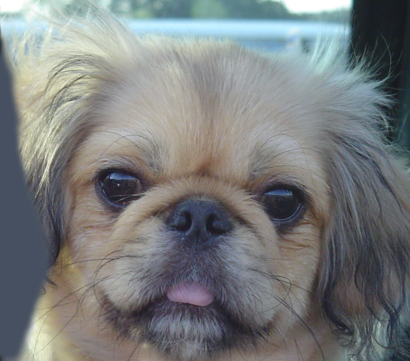
#> input picture Laboratory/lab2/data/dog.bmp, 410 x 361 px
$ jupyter execute --allow-errors 03-hybrid-images-workbook.ipynb
#> lines starting #> are read from the running program, lines starting #| are printed output that depends on the picture
<center>
    <tr>
        <td></img></td>
     </tr>
</center>

# Hybrid images

Faisal Qureshi\
Professor\
Faculty of Science\
Ontario Tech University\
Oshawa ON Canada\
http://vclab.science.ontariotechu.ca

## **Outline**

*   Image pyramids
*   Hybrid images

## **Task**
The goal is to laboratory is to construct hybrid images as suggested by Oliva et al. in their Siggraph 2006 paper [[doi](https://dl.acm.org/doi/10.1145/1141911.1141919)]. A hybrid image is static images which changes as a function of viewing distance. Check out the following image taken from Wikipedia article on hybrid image. View this image from up close. You will read "southeast." Now move away from your monitor. As you get farther away from your display, it reads "northwest." How can that be? This image combines low-frequency component of one image (that reads "northwest") and high-frequency component of the other image (that reads "southeast"). Human visual system picks up high-frequency component up close and is unable to pick high-frequency components from a distance. Therefore, from a distance the text reads "northwest."

<center>
    <tr>
        <td></img></td>
     </tr>
</center>

If you don't feel like moving away from your desk. You can always "simulate" this effect by zooming out the image.

## **Recipe**
Given two images A and B

* Construct laplacian pyramid of image A
* Construct laplacian pyramid of image B
* Construct a new pyramid that takes some levels from A and others from B, recall that different levels of a laplacian pyramid captures signals at different frequencies
* Reconstruct the image from this new pyramid
* Voila<br>

For this to work properly, you will need to fidget how many levels you copy from laplacian pyramid for image A and how many levels you copy from laplacian pyramid for image B. Furthermore, you should pick high-frequency component from images that exhibit higher spatial frequency (i.e., lots of edges and texture).

## **Starter code**
Use the code below to get things going

[cell 1]
import cv2 as cv
import numpy as np
import scipy as sp
from scipy import signal
import matplotlib.pyplot as plt

[cell 2]
img1 = cv.imread('data/dog.bmp')
#> img1 is the input picture: shape (361, 410, 3); mean B, G, R 125, 124.5, 121.2
img1 = cv.cvtColor(img1, cv.COLOR_BGR2GRAY)
#> img1: shape (361, 410)
img1 = cv.resize(img1, (2048, 2048))
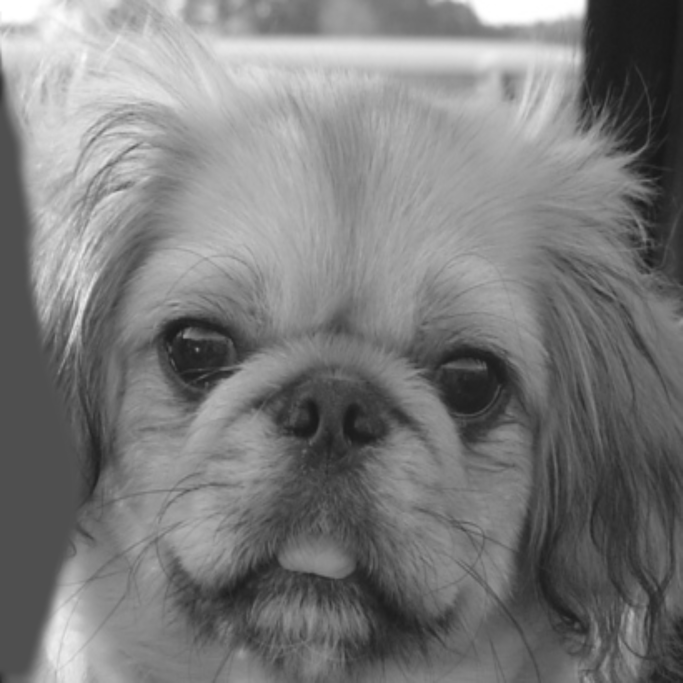
#> img1: shape (2048, 2048) (shown at 1/3 size); min 23, max 255, mean 123.4

img2 = cv.imread('data/cat1.bmp')
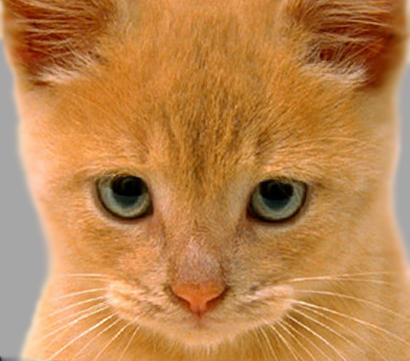
#> input picture Laboratory/lab2/data/cat1.bmp, 410 x 361 px
#> img2 is the input picture: shape (361, 410, 3); mean B, G, R 77.1, 132.5, 188.3
img2 = cv.cvtColor(img2, cv.COLOR_BGR2GRAY)
#> img2: shape (361, 410)
img2 = cv.resize(img2, (2048, 2048))
#> img2: shape (2048, 2048)


plt.figure(figsize=(10,5))
plt.subplot(121)
plt.title('dog')
plt.imshow(img1, cmap='gray')
plt.xticks([])
plt.yticks([]);


plt.subplot(122)
plt.title('cat')
plt.imshow(img2, cmap='gray')
plt.xticks([])
plt.yticks([]);

[cell 3]
# Your solution goes here

#Defining a gaussian blur function for the images - needed for generating laplacian pyramid
def gen_gaussian_pyramid(I, levels):
    G = I.copy()
    gpI = [G]
    for i in range(levels):
        G = cv.pyrDown(G)
        gpI.append(G)
    return gpI

gpdog = gen_gaussian_pyramid(img1, 11)
#> the loop in gen_gaussian_pyramid, `for i in range(levels):` made 11 passes
#> G on passes 10 to 11: [[168, 158], [131, 127]], [146]
#> after the loop in gen_gaussian_pyramid, `for i in range(levels):`: gpI = 12 items
#> gpdog = 12 items
gpcat = gen_gaussian_pyramid(img2, 11)
#> the loop in gen_gaussian_pyramid (call 2), `for i in range(levels):` made 11 passes
#> G on passes 10 to 11: [[136, 132], [151, 138]], [139]
#> pass 2, in gen_gaussian_pyramid (call 2), `G = cv.pyrDown(G)`:
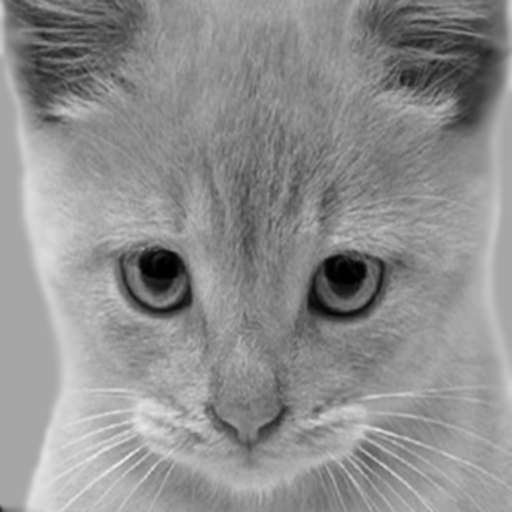
#> G: shape (512, 512); min 0, max 236, mean 142.7
#> gpcat = 12 items


# Defining laplacian blur
def gen_laplacian_pyramid(gpI):
    """gpI is a Gaussian pyramid generated using gen_gaussian_pyramid method found in py file of the same name."""
    num_levels = len(gpI)-1
    lpI = [gpI[num_levels]]
    for i in range(num_levels,0,-1):
        GE = cv.pyrUp(gpI[i])
        L = cv.subtract(gpI[i-1],GE)
        lpI.append(L)
    return lpI


# Step 1 - generate laplacian pyramid for dog and cat
lpdog = gen_laplacian_pyramid(gpdog)
#> in gen_laplacian_pyramid, `num_levels = len(gpI)-1`: num_levels = 11
#> in gen_laplacian_pyramid, `lpI = [gpI[num_levels]]`: lpI = [[146]]
#> the loop in gen_laplacian_pyramid, `for i in range(num_levels,0,-1):` made 11 passes
#> (GE, L) on pass 1: ([[146, 146], [146, 146]], [[22, 12], [0, 0]])
#> after the loop in gen_laplacian_pyramid, `for i in range(num_levels,0,-1):`: lpI = 12 items
#> lpdog = 12 items
lpcat = gen_laplacian_pyramid(gpcat)
#> the loop in gen_laplacian_pyramid (call 2), `for i in range(num_levels,0,-1):` made 11 passes
#> (GE, L) on pass 1: ([[139, 139], [139, 139]], [[0, 0], [12, 0]])
#> L on pass 2: [[0, 0, 4, 0], [4, 0, 0, 0], [24, 6, 0, 0], [28, 17, 0, 3]]
#> lpcat = 12 items

[cell 4]
# Step 2 - Constructing new pyramid from pyramid levels of pictures 1 and 2, under the assumption that there are 11 levels
def construct_hybrid_pyramid(img1, img2, level_range):
    LS = []
    level = 0
    for l1, l2 in zip(img1, img2):
        if(level > level_range):
            LS.append(l2)
        else:
            LS.append(l1)
        level = level+1
    return LS

# Step 3 - Reconstructing new image from new pyramid
def reconstruct_from_laplacian_pyramid(lp):
    num_levels = len(lp)
    ls_ = lp[0]
    for i in range(1,num_levels):
        ls_ = cv.pyrUp(ls_)
        ls_ = cv.add(ls_, lp[i])
    return ls_


hp_cd = construct_hybrid_pyramid(lpdog, lpcat,6)
#> the loop in construct_hybrid_pyramid, `for l1, l2 in zip(img1, img2):` made 12 passes
#> (l1, l2) on passes 1 to 2: ([146], [139]), ([[22, 12], [0, 0]], [[0, 0], [12, 0]])
#> after the loop in construct_hybrid_pyramid, `for l1, l2 in zip(img1, img2):`: level = 12
#> hp_cd = 12 items
cat_dog = reconstruct_from_laplacian_pyramid(hp_cd)
#> in reconstruct_from_laplacian_pyramid, `num_levels = len(lp)`: num_levels = 12
#> in reconstruct_from_laplacian_pyramid, `ls_ = lp[0]`: ls_ = [146]
#> the loop in reconstruct_from_laplacian_pyramid, `for i in range(1,num_levels):` made 11 passes
#> ls_ on pass 1: [[168, 158], [146, 146]]
#> after the loop in reconstruct_from_laplacian_pyramid, `for i in range(1,num_levels):`:
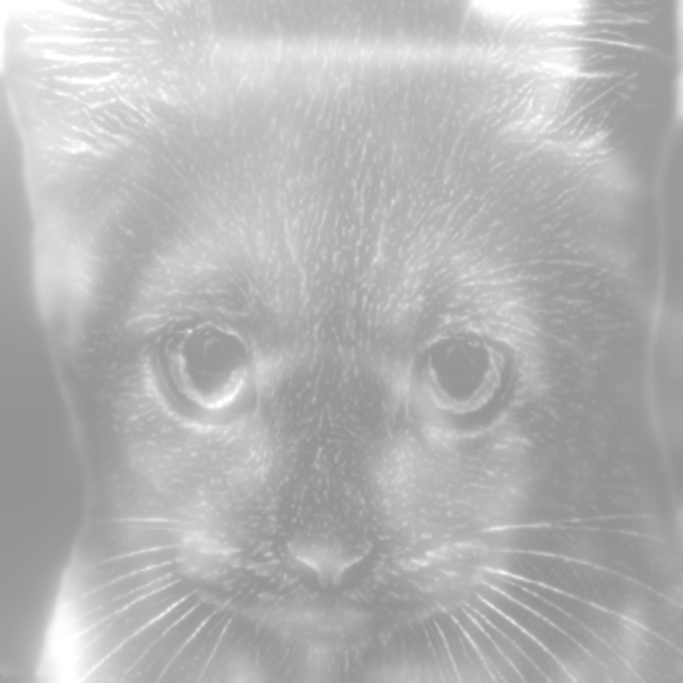
#> ls_: shape (2048, 2048) (shown at 1/3 size); min 146, max 255, mean 180.1


# up close
plt.figure(figsize=(5,5))
plt.imshow(cat_dog, cmap='gray')

[cell 5]
# from afar

plt.figure(figsize=(1,1))
plt.imshow(cat_dog, cmap='gray')

[cell 6]
# Utility function to combine prior functions

def construct_hybrid_image(img1, img2, level_range):
    #Step 1
    gp_img2 = gen_gaussian_pyramid(img1, 11)
    gp_img1 = gen_gaussian_pyramid(img2, 11)

    #Step 2
    lp_img1 = gen_laplacian_pyramid(gp_img1)
    lp_img2 = gen_laplacian_pyramid(gp_img2)

    #Step 3
    hp_img = construct_hybrid_pyramid(lp_img1, lp_img2, level_range)

    #Step 4
    hybrid_image = reconstruct_from_laplacian_pyramid(hp_img)
    return hybrid_image

[cell 7]
#h11, h12 hybrid

img1 = cv.imread('data/h11.jpg')
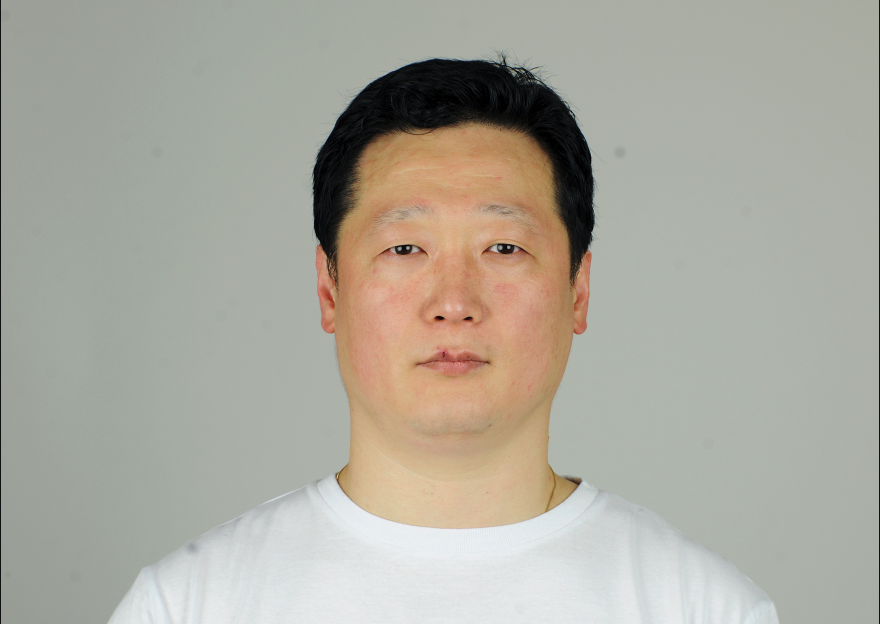
#> input picture Laboratory/lab2/data/h11.jpg, 1760 x 1248 px (shown at 1/2 size)
#> img1 is the input picture: shape (1248, 1760, 3); mean B, G, R 157.5, 168.8, 171.6
img1 = cv.cvtColor(img1, cv.COLOR_BGR2GRAY)
#> img1: shape (1248, 1760)
img1 = cv.resize(img1, (2048, 2048))
#> img1: shape (2048, 2048)

img2 = cv.imread('data/h12.jpg')
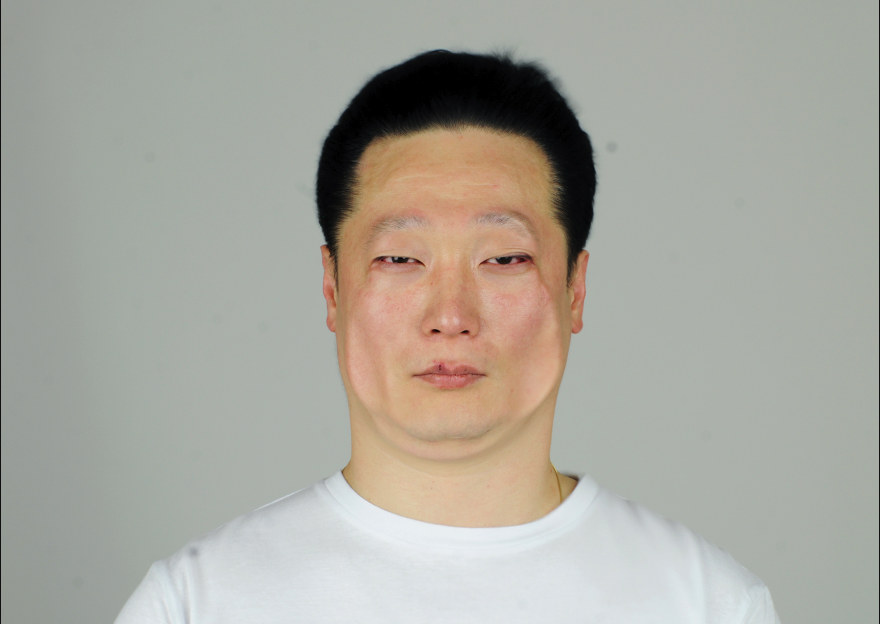
#> input picture Laboratory/lab2/data/h12.jpg, 1760 x 1248 px (shown at 1/2 size)
#> img2 is the input picture: shape (1248, 1760, 3); mean B, G, R 157.8, 167.2, 168.8
img2 = cv.cvtColor(img2, cv.COLOR_BGR2GRAY)
#> img2: shape (1248, 1760)
img2 = cv.resize(img2, (2048, 2048))
#> img2: shape (2048, 2048)
h_hybrid = construct_hybrid_image(img1, img2, 7)
#> in construct_hybrid_image, `gp_img2 = gen_gaussian_pyramid(img1, 11)`: gp_img2 = 12 items
#> the loop in construct_hybrid_pyramid (call 2), `for l1, l2 in zip(img1, img2):` made 12 passes
#> (l1, l2) on passes 1 to 3: ([156], [158]), ([[0, 0], [7, 5]], [[0, 0], [5, 5]]), ([[5, 2, 0, 4], [4, 0, 0, 0], [2, 3, 0, 6], [0, 14, 24, 20]], [[4, 0, 0, 5], [3, 0, 0, 0], [2, 2, 0, 7], [2, 14, 23, 20]])
#> in reconstruct_from_laplacian_pyramid (call 2), `ls_ = lp[0]`: ls_ = [156]
#> the loop in reconstruct_from_laplacian_pyramid (call 2), `for i in range(1,num_levels):` made 11 passes
#> ls_ on pass 1: [[156, 156], [163, 161]]
#> after the loop in reconstruct_from_laplacian_pyramid (call 2), `for i in range(1,num_levels):`:
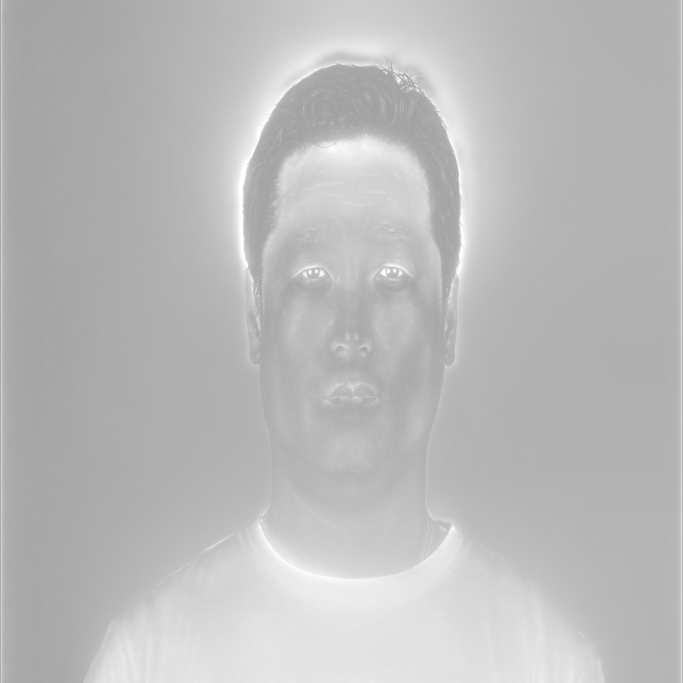
#> ls_: shape (2048, 2048) (shown at 1/3 size); min 160, max 255, mean 186.9

[cell 8]
plt.figure(figsize=(5,5))
plt.imshow(h_hybrid, cmap='gray')

[cell 9]
#h21, h22 hybrid

img1 = cv.imread('data/h21.jpg')
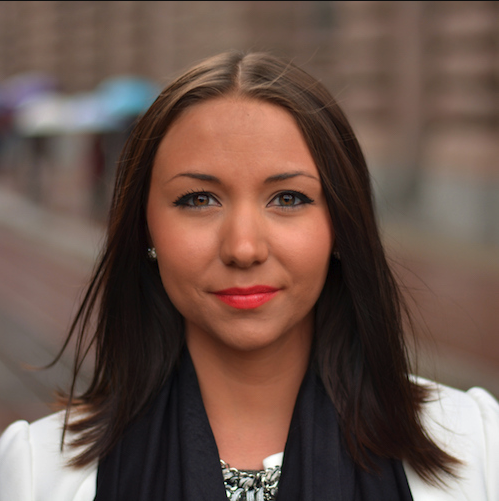
#> input picture Laboratory/lab2/data/h21.jpg, 499 x 501 px
#> img1 is the input picture: shape (501, 499, 3); mean B, G, R 74.8, 84.4, 107.9
img1 = cv.cvtColor(img1, cv.COLOR_BGR2GRAY)
#> img1: shape (501, 499)
img1 = cv.resize(img1, (2048, 2048))
#> img1: shape (2048, 2048)

img2 = cv.imread('data/h22.jpg')
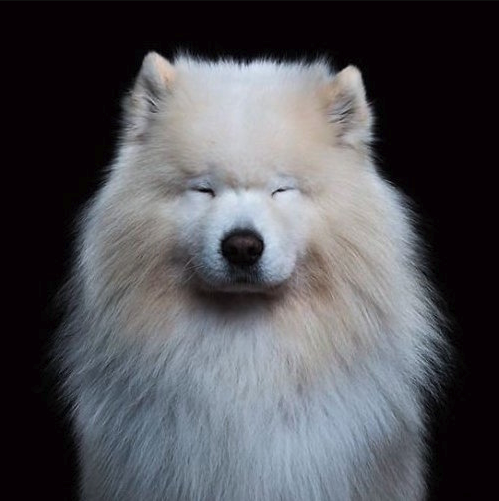
#> input picture Laboratory/lab2/data/h22.jpg, 499 x 501 px
#> img2 is the input picture: shape (501, 499, 3); mean B, G, R 85.9, 80.6, 80.5
img2 = cv.cvtColor(img2, cv.COLOR_BGR2GRAY)
#> img2: shape (501, 499)
img2 = cv.resize(img2, (2048, 2048))
#> img2: shape (2048, 2048)
h_hybrid = construct_hybrid_image(img1, img2, 6)
#> in reconstruct_from_laplacian_pyramid (call 3), `ls_ = lp[0]`: ls_ = [76]
#> the loop in reconstruct_from_laplacian_pyramid (call 3), `for i in range(1,num_levels):` made 11 passes
#> ls_ on pass 1: [[76, 81], [76, 106]]
#> after the loop in reconstruct_from_laplacian_pyramid (call 3), `for i in range(1,num_levels):`:
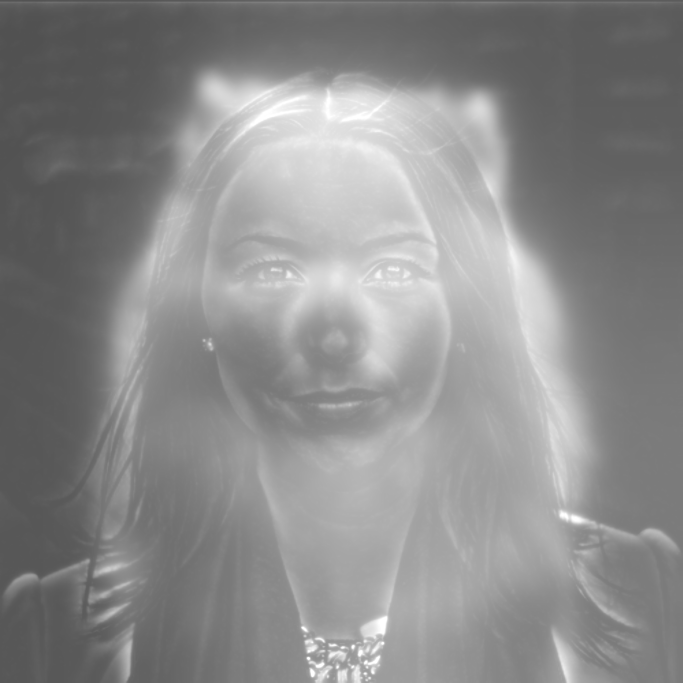
#> ls_: shape (2048, 2048) (shown at 1/3 size); min 81, max 255, mean 138.8
